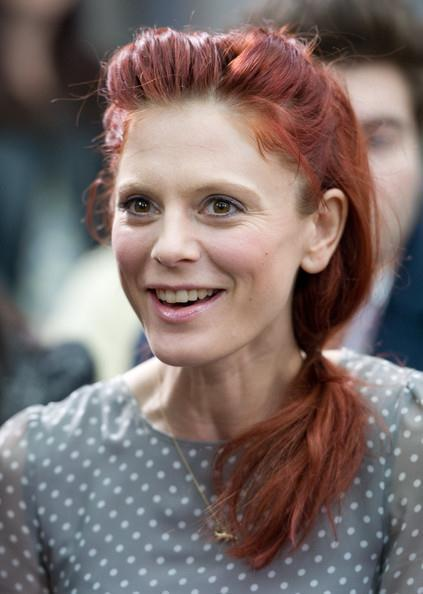
#> input picture DLModel/input/000002.jpg, 423 x 594 px, given in place of the camera
$ python realtime.py
#> lines starting #> are read from the running program, lines starting #| are printed output that depends on the picture; after the words box and inside, x2 and y2 are one past the last pixel; in counts of white or black regions, pixels touching at a corner belong together
"""
realtime.py
Real-time 3D Face Reconstruction using webcam — pure OpenCV.

Controls:
  [M]  Cycle visual mode
  [S]  Save current snapshot
  [Q]  Quit

Modes:
  0 – NATURAL   camera feed + transparent mesh overlay
  1 – NEON      dark background + neon cyan mesh (Tron style)
  2 – HEATMAP   depth-coloured points + wireframe
  3 – HOLOGRAM  blue tint + scanlines + futuristic HUD
"""

import cv2
import numpy as np
import time
import os
from scipy.spatial import Delaunay


# ── Visual mode constants ───────────────────────────────────────────────────
MODE_NATURAL  = 0
MODE_NEON     = 1
MODE_HEATMAP  = 2
MODE_HOLOGRAM = 3
MODE_NAMES    = ["NATURAL", "NEON", "HEATMAP", "HOLOGRAM"]


# ── Depth model (same hemisphere formula) ───────────────────────────────────
def depth_model(nx: float, ny: float) -> float:
    cx, cy, rx, ry = 0.50, 0.46, 0.46, 0.50
    dx = (nx - cx) / rx
    dy = (ny - cy) / ry
    r2 = min(dx**2 + dy**2, 1.0)
    base = np.sqrt(1.0 - r2) * 0.15

    nose_r2 = ((nx - 0.50) / 0.07)**2 + ((ny - 0.60) / 0.07)**2
    nose     = 0.05 * np.exp(-nose_r2)

    l_eye_r2 = ((nx - 0.34) / 0.07)**2 + ((ny - 0.40) / 0.05)**2
    r_eye_r2 = ((nx - 0.66) / 0.07)**2 + ((ny - 0.40) / 0.05)**2
    eyes     = -0.02 * (np.exp(-l_eye_r2) + np.exp(-r_eye_r2))

    lip_r2   = ((nx - 0.50) / 0.10)**2 + ((ny - 0.75) / 0.04)**2
    lips     = 0.02 * np.exp(-lip_r2)

    return float(np.clip(base + nose + eyes + lips, 0.0, 0.22))


# ── Dense face mesh generator ────────────────────────────────────────────────
def build_face_mesh(fx, fy, fw, fh, cols=22, rows=26):
    """Return (N,3) landmarks and precomputed Delaunay triangles."""
    cx, cy, rx, ry = 0.50, 0.49, 0.46, 0.50
    pts = []
    for row in range(rows):
        for col in range(cols):
            nx = col / (cols - 1)
            ny = row / (rows - 1)
            if ((nx - cx) / rx)**2 + ((ny - cy) / ry)**2 > 1.0:
                continue
            px = fx + nx * fw
            py = fy + ny * fh
            z  = depth_model(nx, ny) * fw
            pts.append([px, py, z])

    lm = np.array(pts, dtype=np.float32)
    tri = Delaunay(lm[:, :2]).simplices if len(lm) >= 3 else np.empty((0, 3), int)
    return lm, tri


# ── Colour helpers ───────────────────────────────────────────────────────────
# [7 lines left out: function depth_to_bgr_heat, not called in this run]


def depth_to_neon(z_norm: float):
    """Cyan→magenta neon gradient."""
    r = int(z_norm * 200)
    g = int(220 - z_norm * 120)
    b = int(220 + z_norm * 35)
    return (int(np.clip(b, 0, 255)), int(np.clip(g, 0, 255)), int(np.clip(r, 0, 255)))


# ── Drawing functions ─────────────────────────────────────────────────────────
def draw_natural(frame, lm, tri):
    """Transparent coloured triangle fill."""
    z   = lm[:, 2]
    z_n = (z - z.min()) / (z.max() - z.min() + 1e-6)
    overlay = frame.copy()
    for t in tri:
        p1 = (int(lm[t[0], 0]), int(lm[t[0], 1]))
        p2 = (int(lm[t[1], 0]), int(lm[t[1], 1]))
        p3 = (int(lm[t[2], 0]), int(lm[t[2], 1]))
        z_avg = (z_n[t[0]] + z_n[t[1]] + z_n[t[2]]) / 3.0
        color = depth_to_neon(z_avg)
        cv2.fillConvexPoly(overlay, np.array([p1, p2, p3]), color)
    cv2.addWeighted(overlay, 0.30, frame, 0.70, 0, frame)
    # Wireframe edges
    for t in tri:
        pts_i = [(int(lm[t[j], 0]), int(lm[t[j], 1])) for j in range(3)]
        for a, b in [(0,1),(1,2),(2,0)]:
            cv2.line(frame, pts_i[a], pts_i[b], (0, 220, 255), 1, cv2.LINE_AA)
    return frame


# [66 lines left out: functions draw_neon, draw_heatmap, draw_hologram, not called in this run]


# ── HUD overlay ───────────────────────────────────────────────────────────────
def draw_hud(frame, mode, fps, n_pts, face_found):
    h, w = frame.shape[:2]

    # Top bar
    cv2.rectangle(frame, (0, 0), (w, 36), (0, 0, 0), -1)
    cv2.rectangle(frame, (0, 0), (w, 36), (0, 200, 255), 1)

    title = f"3D FACE RECONSTRUCTION  |  MODE: {MODE_NAMES[mode]}"
    cv2.putText(frame, title, (10, 24),
                cv2.FONT_HERSHEY_SIMPLEX, 0.55, (0, 220, 255), 1, cv2.LINE_AA)

    fps_txt = f"FPS: {fps:.1f}"
    cv2.putText(frame, fps_txt, (w - 110, 24),
                cv2.FONT_HERSHEY_SIMPLEX, 0.55, (0, 255, 100), 1, cv2.LINE_AA)

    # Bottom bar
    cv2.rectangle(frame, (0, h - 34), (w, h), (0, 0, 0), -1)
    cv2.rectangle(frame, (0, h - 34), (w, h), (0, 200, 255), 1)

    status = f"Points: {n_pts}  |  Face: {'DETECTED' if face_found else 'SEARCHING...'}"
    cv2.putText(frame, status, (10, h - 12),
                cv2.FONT_HERSHEY_SIMPLEX, 0.50, (180, 180, 255), 1, cv2.LINE_AA)

    controls = "[M] Mode  [S] Save  [Q] Quit"
    cv2.putText(frame, controls, (w - 260, h - 12),
                cv2.FONT_HERSHEY_SIMPLEX, 0.50, (120, 120, 200), 1, cv2.LINE_AA)

    return frame


# ── Main loop ─────────────────────────────────────────────────────────────────
def main():
    cap = cv2.CascadeClassifier(
        cv2.data.haarcascades + "haarcascade_frontalface_default.xml"
    )
    vcap = cv2.VideoCapture(0)

    if not vcap.isOpened():
        print("❌ Cannot open webcam. Check camera permissions.")
        return

    vcap.set(cv2.CAP_PROP_FRAME_WIDTH,  1280)
    vcap.set(cv2.CAP_PROP_FRAME_HEIGHT, 720)

    print("✅ Webcam opened")
    print("   [M] Change visual mode")
    print("   [S] Save snapshot")
    print("   [Q] Quit")

    mode       = MODE_NATURAL
    face_bbox  = None
    lm         = None
    tri        = None
    frame_idx  = 0
    detect_interval = 6   # run face detection every N frames

    fps       = 0.0
    fps_t     = time.time()
    fps_count = 0

    os.makedirs("snapshots", exist_ok=True)

    while True:
        ret, frame = vcap.read()
#> frame is the input picture: shape (594, 423, 3); mean B, G, R 106.7, 109.2, 123.5
        if not ret:
            break

        frame = cv2.flip(frame, 1)   # mirror so it feels natural
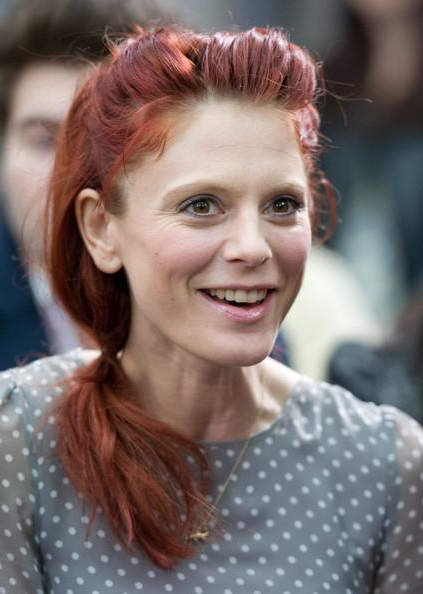
#> frame: shape (594, 423, 3); mean B, G, R 106.7, 109.2, 123.5

        # ── Face detection (every N frames) ─────────────────────────────────
        if frame_idx % detect_interval == 0:
            gray   = cv2.equalizeHist(cv2.cvtColor(frame, cv2.COLOR_BGR2GRAY))
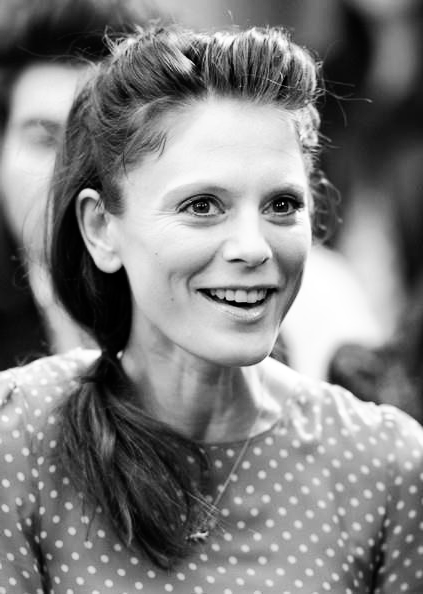
#> gray: shape (594, 423); min 0, max 255, mean 128.1
            faces  = cap.detectMultiScale(gray, 1.1, 5, minSize=(80, 80))
#> faces = [[114, 111, 246, 246]]
            if len(faces) > 0:
                face_bbox = tuple(int(v) for v in max(faces, key=lambda f: f[2]*f[3]))
#> face_bbox = (114, 111, 246, 246)
                fx, fy, fw, fh = face_bbox
#> fx = 114; fy = 111; fw = 246; fh = 246
                lm, tri = build_face_mesh(fx, fy, fw, fh)
#> after the loop in build_face_mesh, `for row in range(rows):`: pts = 382 items, first 6: [219.4, 111, 13.28], [231.1, 111, 14.34], [242.9, 111, 14.34], [254.6, 111, 13.28], [196, 120.8, 14.9], [207.7, 120.8, 17.6]
#> in build_face_mesh, `lm = np.array(pts, dtype=np.float32)`: lm = 382 rows, first 8: [219.4, 111, 13.28], [231.1, 111, 14.34], [242.9, 111, 14.34], [254.6, 111, 13.28], [196, 120.8, 14.9], [207.7, 120.8, 17.6], [219.4, 120.8, 19.18], [231.1, 120.8, 19.93]
#> in build_face_mesh, `tri = Delaunay(lm[:, :2]).simplices if len(lm) >= 3 else np.empty((0, ..`: tri = 725 rows, first 8: [65, 49, 23], [325, 340, 324], [49, 35, 23], [290, 216, 272], [118, 137, 136], [100, 118, 136], [82, 100, 136], [338, 339, 353]
            else:
                face_bbox = None
                lm = tri = None

        # ── Draw visual effects ──────────────────────────────────────────────
        if lm is not None and len(tri) > 0:
            if   mode == MODE_NATURAL:  frame = draw_natural(frame, lm, tri)
#> in draw_natural, `z   = lm[:, 2]`: z = 382 values, max 46.33 at index 244, min 0 at index 216, mean 24.32
#> in draw_natural, `z_n = (z - z.min()) / (z.max() - z.min() + 1e-6)`: z_n = 382 values, max 1 at index 244, min 0 at index 216, mean 0.525
#> the loop in draw_natural, `for t in tri:` made 725 passes
#> (t, p1, p2, p3, z_avg) on passes 1 to 3: ([65, 49, 23], (324, 160), (313, 150), (301, 130), 0.293), ([325, 340, 324], (160, 307), (160, 317), (149, 307), 0.0773), ([49, 35, 23], (313, 150), (301, 140), (301, 130), 0.321)
#> after the loop in draw_natural, `for t in tri:`:
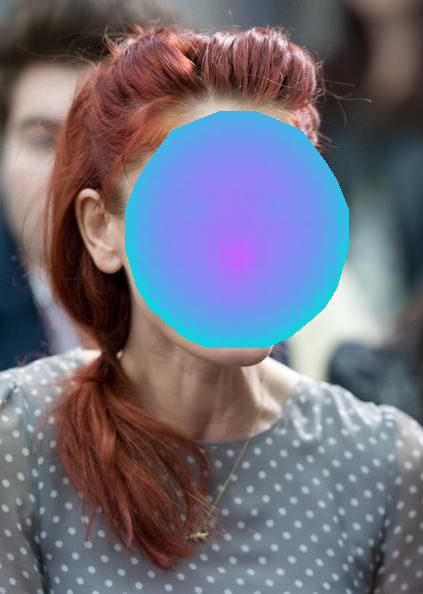
#> overlay: shape (594, 423, 3); 16.75% of pixels changed, all inside (x1, y1, x2, y2) = (125, 111, 349, 348)
#> in draw_natural, `cv2.addWeighted(overlay, 0.30, frame, 0.70, 0, frame)`:
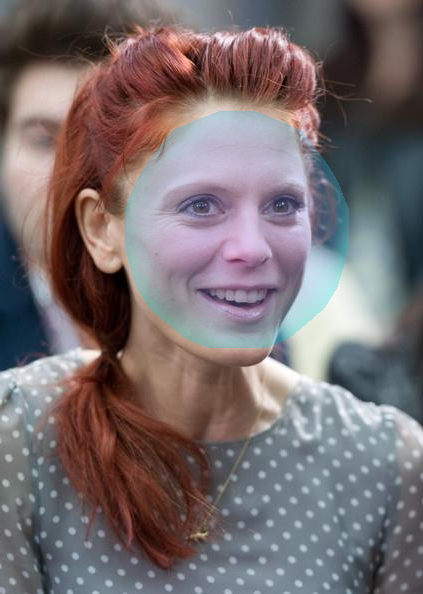
#> frame: shape (594, 423, 3); 16.75% of pixels changed, all inside (x1, y1, x2, y2) = (125, 111, 349, 348)
#> the loop in draw_natural, `for t in tri:` made 725 passes
#> (t, pts_i) on passes 1 to 3: ([65, 49, 23], [(324, 160), (313, 150), (301, 130)]), ([325, 340, 324], [(160, 307), (160, 317), (149, 307)]), ([49, 35, 23], [(313, 150), (301, 140), (301, 130)])
#> after the loop in draw_natural, `for t in tri:`:
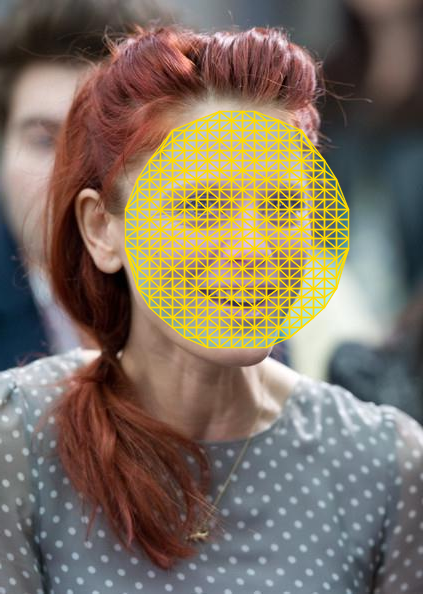
#> frame: shape (594, 423, 3); 11.85% of pixels changed, all inside (x1, y1, x2, y2) = (124, 110, 350, 349)
            elif mode == MODE_NEON:     frame = draw_neon(frame, lm, tri)
            elif mode == MODE_HEATMAP:  frame = draw_heatmap(frame, lm, tri)
            elif mode == MODE_HOLOGRAM: frame = draw_hologram(frame, lm, tri, frame_idx)
        else:
            # No face: animated "scanning" text
            pulse = int(128 + 127 * np.sin(frame_idx * 0.08))
            cv2.putText(frame, "Scanning for face...", (frame.shape[1]//2 - 130, frame.shape[0]//2),
                        cv2.FONT_HERSHEY_SIMPLEX, 0.8, (0, pulse, 255), 2, cv2.LINE_AA)

        # ── HUD ──────────────────────────────────────────────────────────────
        frame = draw_hud(frame, mode, fps, len(lm) if lm is not None else 0, face_bbox is not None)
#> in draw_hud, `cv2.putText(frame, controls, (w - 260, h - 12), cv2.FONT_HERSHEY_SIMPL..`:
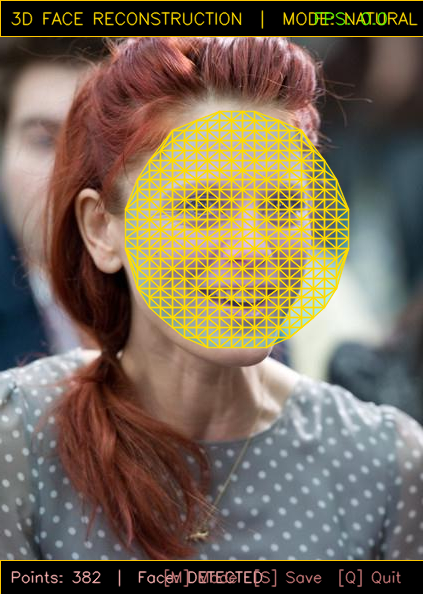
#> frame: shape (594, 423, 3); mean B, G, R 85.9, 105.3, 119.1

        # ── FPS ──────────────────────────────────────────────────────────────
        fps_count += 1
        elapsed = time.time() - fps_t
        if elapsed >= 0.5:
            fps = fps_count / elapsed
            fps_count = 0
            fps_t = time.time()

        cv2.imshow("3D Face Reconstruction — Real Time", frame)

        key = cv2.waitKey(1) & 0xFF
#> (key q is pressed here)
        if key == ord('q'):
            break
        elif key == ord('m'):
            mode = (mode + 1) % 4
            print(f"Mode: {MODE_NAMES[mode]}")
        elif key == ord('s'):
            fname = f"snapshots/snapshot_{int(time.time())}_mode{mode}.png"
            cv2.imwrite(fname, frame)
            print(f"✅ Saved: {fname}")

        frame_idx += 1

    vcap.release()
    cv2.destroyAllWindows()
    print("👋 Done")


if __name__ == "__main__":
    main()

$ run again, on DLModel/input/000006.jpg
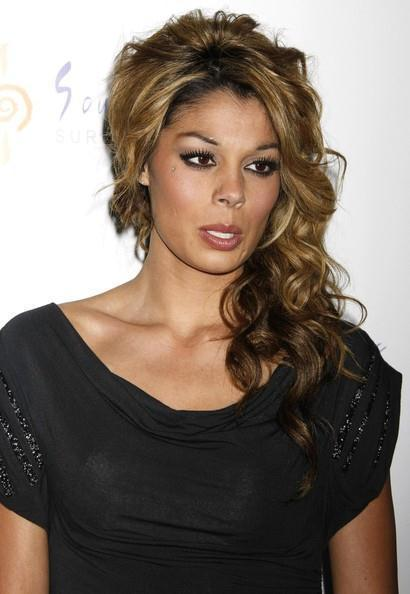
#> input picture DLModel/input/000006.jpg, 410 x 594 px, given in place of the camera
#> in main, frame is the input picture: shape (594, 410, 3); mean B, G, R 107.6, 117.5, 130.1
#> in main, `gray   = cv2.equalizeHist(cv2.cvtColor(frame, cv2.COLOR_BGR2GRAY))`:
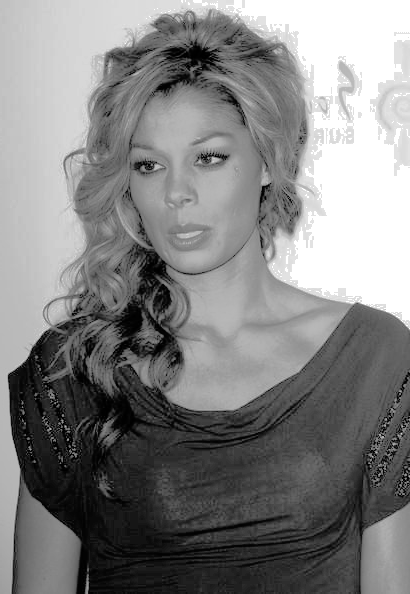
#> gray: shape (594, 410); min 0, max 255, mean 129.9
#> faces = [[106, 105, 151, 151], [169, 285, 120, 120]]
#> face_bbox = (106, 105, 151, 151)
#> fx = 106; fy = 105; fw = 151
#> after the loop in build_face_mesh, `for row in range(rows):`: pts = 382 items, first 6: [170.7, 105, 8.15], [177.9, 105, 8.8], [185.1, 105, 8.8], [192.3, 105, 8.15], [156.3, 111, 9.15], [163.5, 111, 10.8]
#> in build_face_mesh, `lm = np.array(pts, dtype=np.float32)`: lm = 382 rows, first 8: [170.7, 105, 8.15], [177.9, 105, 8.8], [185.1, 105, 8.8], [192.3, 105, 8.15], [156.3, 111, 9.15], [163.5, 111, 10.8], [170.7, 111, 11.78], [177.9, 111, 12.23]
#> in build_face_mesh, `tri = Delaunay(lm[:, :2]).simplices if len(lm) >= 3 else np.empty((0, ..`: tri = 726 rows, first 8: [11, 10, 3], [272, 290, 216], [5, 4, 0], [4, 13, 12], [99, 81, 65], [365, 375, 364], [374, 375, 381], [308, 290, 291]
#> z = 382 values, max 28.44 at index 244, min 0 at index 216, mean 14.93
#> z_n = 382 values, max 1 at index 244, min 0 at index 216, mean 0.525
#> the loop in draw_natural, `for t in tri:` made 726 passes
#> (t, p1, p2, p3, z_avg) on passes 1 to 3: ([11, 10, 3], (206, 111), (199, 111), (192, 105), 0.329), ([272, 290, 216], (120, 207), (120, 213), (113, 189), 0.0476), ([5, 4, 0], (163, 111), (156, 111), (170, 105), 0.329)
#> the loop in draw_natural, `for t in tri:` made 726 passes
#> (t, pts_i) on passes 1 to 3: ([11, 10, 3], [(206, 111), (199, 111), (192, 105)]), ([272, 290, 216], [(120, 207), (120, 213), (113, 189)]), ([5, 4, 0], [(163, 111), (156, 111), (170, 105)])
#> in draw_hud, `cv2.putText(frame, controls, (w - 260, h - 12), cv2.FONT_HERSHEY_SIMPL..`:
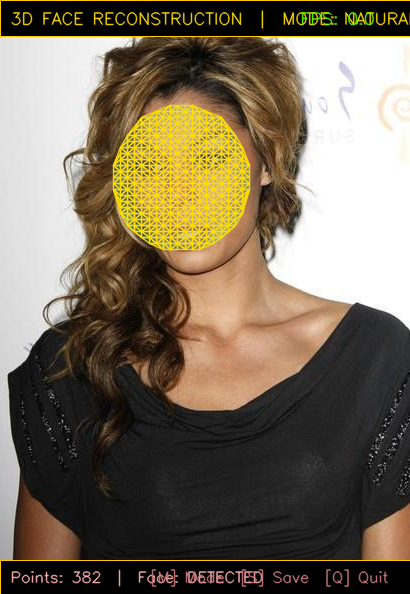
#> frame: shape (594, 410, 3); mean B, G, R 89, 108.5, 120

$ run again, on DLModel/input/000007.jpg
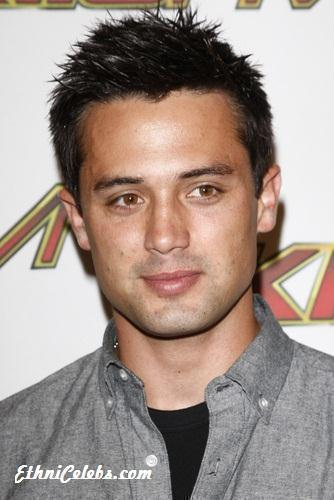
#> input picture DLModel/input/000007.jpg, 334 x 500 px, given in place of the camera
#> in main, frame is the input picture: shape (500, 334, 3); mean B, G, R 139.5, 147.7, 163
#> faces = [[63, 113, 207, 207]]
#> face_bbox = (63, 113, 207, 207)
#> fx = 63; fy = 113; fw = 207
#> after the loop in build_face_mesh, `for row in range(rows):`: pts = 382 items, first 6: [151.7, 113, 11.17], [161.6, 113, 12.06], [171.4, 113, 12.06], [181.3, 113, 11.17], [132, 121.3, 12.54], [141.9, 121.3, 14.81]
#> in build_face_mesh, `lm = np.array(pts, dtype=np.float32)`: lm = 382 rows, first 8: [151.7, 113, 11.17], [161.6, 113, 12.06], [171.4, 113, 12.06], [181.3, 113, 11.17], [132, 121.3, 12.54], [141.9, 121.3, 14.81], [151.7, 121.3, 16.14], [161.6, 121.3, 16.77]
#> in build_face_mesh, `tri = Delaunay(lm[:, :2]).simplices if len(lm) >= 3 else np.empty((0, ..`: tri = 728 rows, first 8: [65, 49, 23], [49, 35, 23], [64, 49, 65], [365, 375, 364], [365, 353, 375], [374, 375, 381], [290, 216, 272], [118, 137, 136]
#> z = 382 values, max 38.98 at index 244, min 0 at index 216, mean 20.46
#> z_n = 382 values, max 1 at index 244, min 0 at index 216, mean 0.525
#> the loop in draw_natural, `for t in tri:` made 728 passes
#> (t, p1, p2, p3, z_avg) on passes 1 to 3: ([65, 49, 23], (240, 154), (230, 146), (220, 129), 0.293), ([49, 35, 23], (230, 146), (220, 137), (220, 129), 0.321), ([64, 49, 65], (230, 154), (230, 146), (240, 154), 0.349)
#> after the loop in draw_natural, `for t in tri:`:
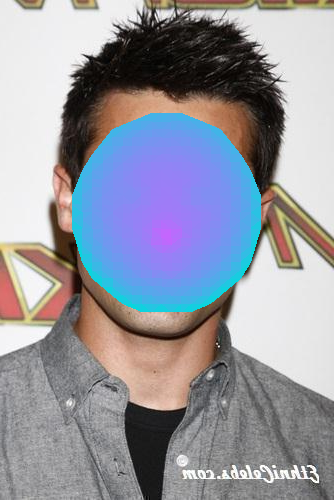
#> overlay: shape (500, 334, 3); mean B, G, R 161.1, 150.2, 149.1
#> the loop in draw_natural, `for t in tri:` made 728 passes
#> (t, pts_i) on passes 1 to 3: ([65, 49, 23], [(240, 154), (230, 146), (220, 129)]), ([49, 35, 23], [(230, 146), (220, 137), (220, 129)]), ([64, 49, 65], [(230, 154), (230, 146), (240, 154)])
#> in draw_hud, `cv2.putText(frame, controls, (w - 260, h - 12), cv2.FONT_HERSHEY_SIMPL..`:
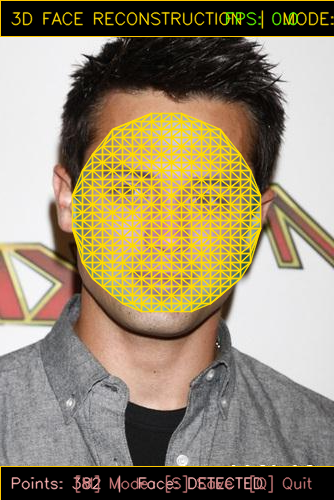
#> frame: shape (500, 334, 3); mean B, G, R 110, 137.1, 149.9

$ run again, on DLModel/input/000031.jpg
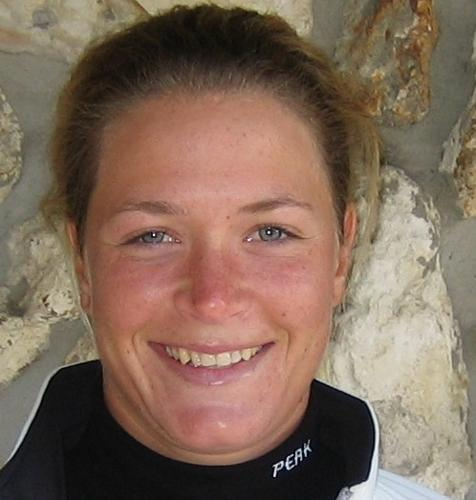
#> input picture DLModel/input/000031.jpg, 476 x 500 px, given in place of the camera
#> in main, frame is the input picture: shape (500, 476, 3); mean B, G, R 89.3, 105.5, 128.5
#> in main, `gray   = cv2.equalizeHist(cv2.cvtColor(frame, cv2.COLOR_BGR2GRAY))`:
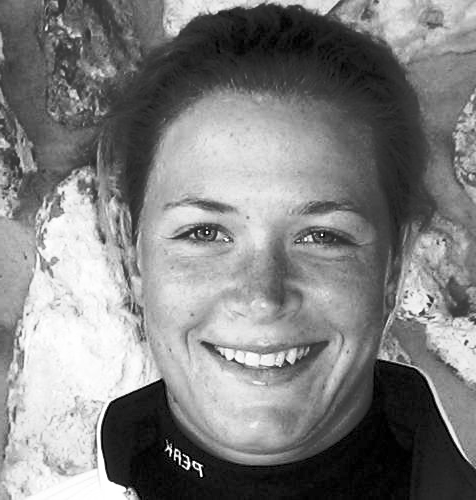
#> gray: shape (500, 476); min 0, max 255, mean 128.3
#> faces = [[98, 110, 326, 326]]
#> face_bbox = (98, 110, 326, 326)
#> fx = 98; fy = 110; fw = 326
#> after the loop in build_face_mesh, `for row in range(rows):`: pts = 382 items, first 6: [237.7, 110, 17.6], [253.2, 110, 19], [268.8, 110, 19], [284.3, 110, 17.6], [206.7, 123, 19.75], [222.2, 123, 23.32]
#> in build_face_mesh, `lm = np.array(pts, dtype=np.float32)`: lm = 382 rows, first 8: [237.7, 110, 17.6], [253.2, 110, 19], [268.8, 110, 19], [284.3, 110, 17.6], [206.7, 123, 19.75], [222.2, 123, 23.32], [237.7, 123, 25.42], [253.2, 123, 26.41]
#> in build_face_mesh, `tri = Delaunay(lm[:, :2]).simplices if len(lm) >= 3 else np.empty((0, ..`: tri = 727 rows, first 8: [65, 49, 23], [366, 324, 354], [338, 339, 353], [49, 35, 23], [6, 5, 0], [324, 340, 354], [308, 324, 290], [367, 368, 376]
#> z = 382 values, max 61.39 at index 244, min 0 at index 216, mean 32.23
#> z_n = 382 values, max 1 at index 244, min 0 at index 216, mean 0.525
#> the loop in draw_natural, `for t in tri:` made 727 passes
#> (t, p1, p2, p3, z_avg) on passes 1 to 3: ([65, 49, 23], (377, 175), (361, 162), (346, 136), 0.293), ([366, 324, 354], (191, 409), (144, 370), (175, 396), 2.24e-08), ([338, 339, 353], (361, 370), (377, 370), (361, 383), 0.0773)
#> the loop in draw_natural, `for t in tri:` made 727 passes
#> (t, pts_i) on passes 1 to 3: ([65, 49, 23], [(377, 175), (361, 162), (346, 136)]), ([366, 324, 354], [(191, 409), (144, 370), (175, 396)]), ([338, 339, 353], [(361, 370), (377, 370), (361, 383)])
#> in draw_hud, `cv2.putText(frame, controls, (w - 260, h - 12), cv2.FONT_HERSHEY_SIMPL..`:
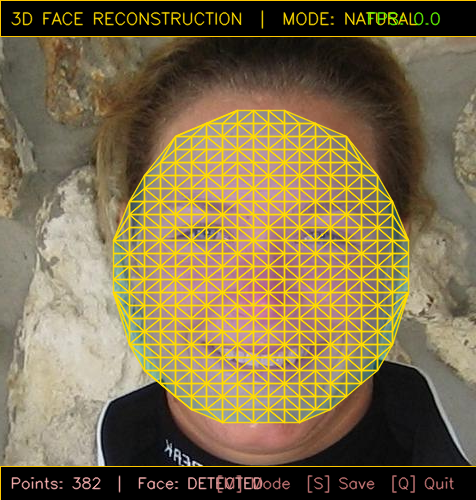
#> frame: shape (500, 476, 3); mean B, G, R 76.3, 110.4, 126
